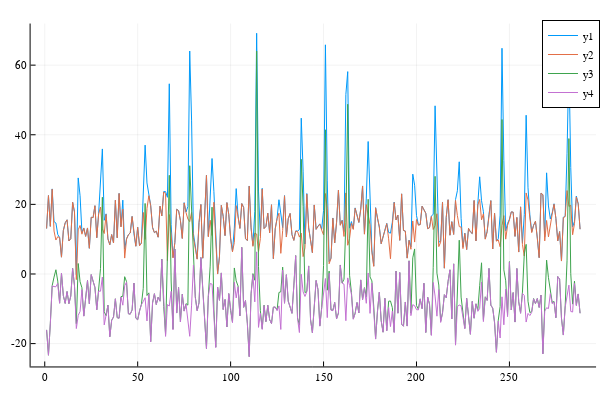

Notebook code cell kept with this figure:
### Code cell
SNR = 10 #dB
nt=5

lvl = 10^(SNR/20 + log10(std(darkdata[nt][l,:,:].- m[nt]))) ;
a = lvl * (2 .*rand(24))
df = plot(darkdata[nt][l,:,15] .- m[nt] .+ pattern'* a)
plot!(df,darkdata[nt][l,:,15] .- m[nt] )
plot!(df,darkdata[nt][l,:,14] .- m[nt] .+ pattern'* a)
plot!(df,darkdata[nt][l,:,14] .- m[nt] )

### Figure 1 — Plotly figure (JSON) as saved in the notebook; plotly's stock layout.template omitted (floating-point values rounded to 4 significant figures; data arrays with more than 128 entries replaced by an {"elided": "..."} marker saying what was removed)
{"data": [{"colorbar": {"title": ""}, "legendgroup": "y1", "line": {"color": "rgba(0, 154, 250, 1.000)", "dash": "solid", "shape": "linear", "width": 1}, "mode": "lines", "name": "y1", "showlegend": true, "type": "scatter", "x": {"elided": "288 int values"}, "xaxis": "x", "y": {"elided": "288 float values"}, "yaxis": "y", "zmax": null, "zmin": null}, {"colorbar": {"title": ""}, "legendgroup": "y2", "line": {"color": "rgba(227, 111, 71, 1.000)", "dash": "solid", "shape": "linear", "width": 1}, "mode": "lines", "name": "y2", "showlegend": true, "type": "scatter", "x": {"elided": "288 int values"}, "xaxis": "x", "y": {"elided": "288 float values"}, "yaxis": "y", "zmax": null, "zmin": null}, {"colorbar": {"title": ""}, "legendgroup": "y3", "line": {"color": "rgba(62, 164, 78, 1.000)", "dash": "solid", "shape": "linear", "width": 1}, "mode": "lines", "name": "y3", "showlegend": true, "type": "scatter", "x": {"elided": "288 int values"}, "xaxis": "x", "y": {"elided": "288 float values"}, "yaxis": "y", "zmax": null, "zmin": null}, {"colorbar": {"title": ""}, "legendgroup": "y4", "line": {"color": "rgba(195, 113, 210, 1.000)", "dash": "solid", "shape": "linear", "width": 1}, "mode": "lines", "name": "y4", "showlegend": true, "type": "scatter", "x": {"elided": "288 int values"}, "xaxis": "x", "y": {"elided": "288 float values"}, "yaxis": "y", "zmax": null, "zmin": null}], "layout": {"annotations": [], "height": 400, "legend": {"bgcolor": "rgba(255, 255, 255, 1.000)", "bordercolor": "rgba(0, 0, 0, 1.000)", "borderwidth": 1, "font": {"color": "rgba(0, 0, 0, 1.000)", "family": "sans-serif", "size": 11}, "title": {"font": {"color": "rgba(0, 0, 0, 1.000)", "family": "sans-serif", "size": 15}, "text": ""}, "tracegroupgap": 0, "traceorder": "normal", "x": 1, "xanchor": "auto", "y": 1, "yanchor": "auto"}, "margin": {"b": 20, "l": 0, "r": 0, "t": 20}, "paper_bgcolor": "rgba(255, 255, 255, 1.000)", "plot_bgcolor": "rgba(255, 255, 255, 1.000)", "showlegend": true, "width": 600, "xaxis": {"anchor": "y", "domain": [0.05101, 0.9934], "gridcolor": "rgba(0, 0, 0, 0.100)", "gridwidth": 0.5, "linecolor": "rgba(0, 0, 0, 1.000)", "mirror": false, "range": [-7.61, 296.6], "showgrid": true, "showline": true, "showticklabels": true, "tickangle": 0, "tickcolor": "rgb(0, 0, 0)", "tickfont": {"color": "rgba(0, 0, 0, 1.000)", "family": "sans-serif", "size": 11}, "tickmode": "array", "ticks": "inside", "ticktext": ["0", "50", "100", "150", "200", "250"], "tickvals": [0, 50, 100, 150, 200, 250], "title": "", "titlefont": {"color": "rgba(0, 0, 0, 1.000)", "family": "sans-serif", "size": 15}, "type": "-", "visible": true, "zeroline": false, "zerolinecolor": "rgba(0, 0, 0, 1.000)"}, "yaxis": {"anchor": "x", "domain": [0.03762, 0.9902], "gridcolor": "rgba(0, 0, 0, 0.100)", "gridwidth": 0.5, "linecolor": "rgba(0, 0, 0, 1.000)", "mirror": false, "range": [-26.56, 71.95], "showgrid": true, "showline": true, "showticklabels": true, "tickangle": 0, "tickcolor": "rgb(0, 0, 0)", "tickfont": {"color": "rgba(0, 0, 0, 1.000)", "family": "sans-serif", "size": 11}, "tickmode": "array", "ticks": "inside", "ticktext": ["-20", "0", "20", "40", "60"], "tickvals": [-20, 0, 20, 40, 60], "title": "", "titlefont": {"color": "rgba(0, 0, 0, 1.000)", "family": "sans-serif", "size": 15}, "type": "-", "visible": true, "zeroline": false, "zerolinecolor": "rgba(0, 0, 0, 1.000)"}}}
